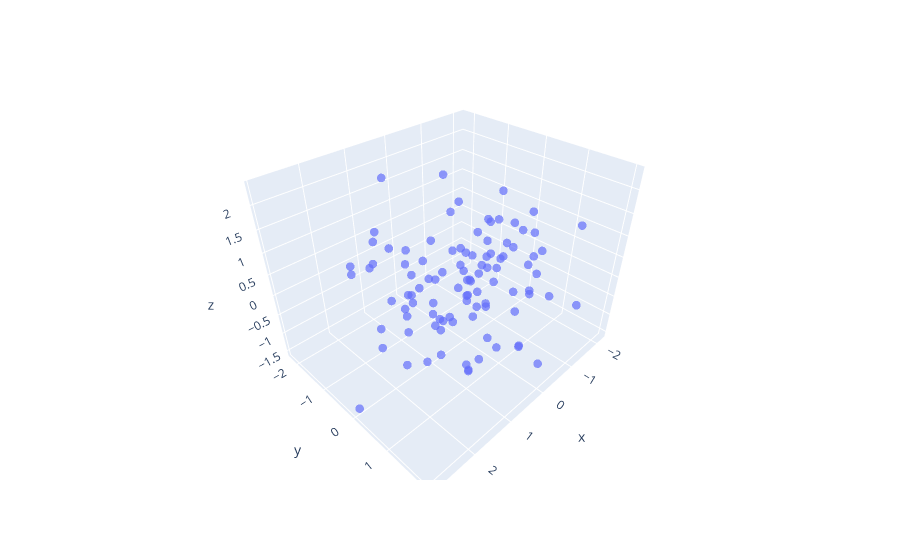

Write notebook code for a chart like this one.
### Markdown cell above
# Inference Visualizer
## Developed by Moose Abou-Harb on behalf of Paccar Inc

### Code cell
import plotly.express as px
import pandas as pd
import numpy as np

df = pd.DataFrame(np.random.randn(100, 3), columns=['x', 'y', 'z'])

fig = px.scatter_3d(df, x='x', y='y', z='z', opacity=0.7)

fig.update_traces(marker=dict(size=5))

fig.show()
